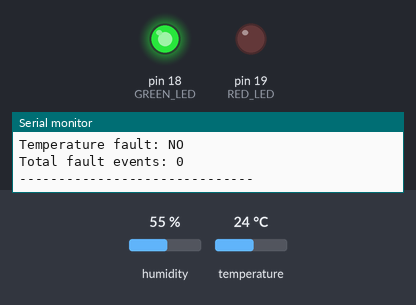
The sketch below on a simulated Arduino Uno, built with avr-gcc and run on an emulated ATmega328P. On the bench: output pins drawn as LEDs (lit = HIGH), the last lines printed to the serial monitor. Dashed ring = blinking. The test bench sets the inputs (shaded band); at power-on: temperature 24 °C, humidity 55 %.

Above: at 6.8 s.
6.9 s: temperature set to 31 °C
15.2 s: temperature set to 34 °C
At 22.62 s:
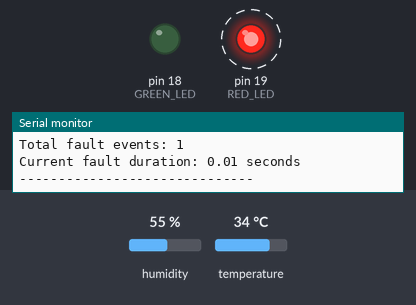
Timing chart, 0 to 30.2 s (numbered marks = the images above; inputs shaded):
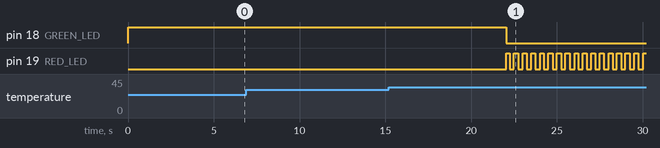

The sketch:

self_diagonizing_device.ino
```cpp
#include "DHT.h"

#define DHTPIN 4
#define DHTTYPE DHT11
#define GREEN_LED 18
#define RED_LED 19

const float TEMP_LIMIT = 32.0;
const int FAIL_LIMIT = 3;
const int HIGH_TEMP_LIMIT = 3;
const int RECOVERY_LIMIT = 3;

const unsigned long READ_INTERVAL = 2000;
const unsigned long BLINK_INTERVAL = 250;

DHT dht(DHTPIN, DHTTYPE);

int failCount = 0;
int highTempCount = 0;
int recoveryCount = 0;
int goodReadings = 0;

bool sensorFault = false;
bool temperatureFault = false;
bool redState = false;
bool previousFault = false;

unsigned long lastRead = 0;
unsigned long lastBlink = 0;
unsigned long systemStart = 0;
unsigned long faultStart = 0;
unsigned long lastFaultDuration = 0;
unsigned long totalFaultDuration = 0;
unsigned long faultEvents = 0;

void setup() {
  Serial.begin(115200);
  dht.begin();

  pinMode(GREEN_LED, OUTPUT);
  pinMode(RED_LED, OUTPUT);

  digitalWrite(GREEN_LED, LOW);
  digitalWrite(RED_LED, LOW);

  systemStart = millis();

  Serial.println("\n==============================");
  Serial.println(" SELF-DIAGNOSING EDGE DEVICE");
  Serial.println("==============================");
  Serial.println("Temperature limit: 32 C");
  Serial.println("Monitoring started");
}

void loop() {
  unsigned long now = millis();

  if (now - lastRead >= READ_INTERVAL) {
    lastRead = now;

    // Measure sensor read execution time
    unsigned long readStart = micros();

    float temperature = dht.readTemperature();
    float humidity = dht.readHumidity();

    unsigned long readDuration = micros() - readStart;

    Serial.println("\n--- Diagnostic Report ---");

    // System uptime
    Serial.print("System uptime: ");
    Serial.print((now - systemStart) / 1000);
    Serial.println(" seconds");

    // Sensor read duration
    Serial.print("Sensor read duration: ");
    Serial.print(readDuration);
    Serial.println(" microseconds");

    // Sensor communication fault detection
    if (isnan(temperature) || isnan(humidity)) {
      failCount++;
      goodReadings = 0;
      recoveryCount = 0;
      highTempCount = 0;

      Serial.print("Consecutive sensor failures: ");
      Serial.println(failCount);

      if (failCount >= FAIL_LIMIT) {
        sensorFault = true;
      }
    } else {
      failCount = 0;

      Serial.print("Temperature: ");
      Serial.print(temperature);
      Serial.println(" C");

      Serial.print("Humidity: ");
      Serial.print(humidity);
      Serial.println(" %");

      // High temperature: 3 consecutive readings above 32 C
      if (temperature > TEMP_LIMIT) {
        highTempCount++;
        recoveryCount = 0;

        Serial.print("High-temperature count: ");
        Serial.println(highTempCount);

        if (highTempCount >= HIGH_TEMP_LIMIT) {
          temperatureFault = true;
        }
      } else {
        highTempCount = 0;

        // Clear temperature fault after 3 safe readings
        if (temperatureFault) {
          recoveryCount++;

          if (recoveryCount >= RECOVERY_LIMIT) {
            temperatureFault = false;
            recoveryCount = 0;
            Serial.println("Temperature fault recovered.");
          }
        }
      }

      // Clear sensor fault after 3 successful readings
      if (sensorFault) {
        goodReadings++;

        if (goodReadings >= RECOVERY_LIMIT) {
          sensorFault = false;
          goodReadings = 0;
          Serial.println("Sensor fault recovered.");
        }
      } else {
        goodReadings = 0;
      }
    }

    // Combined fault state
    bool faultNow = sensorFault || temperatureFault;

    // Start a new fault event
    if (faultNow && !previousFault) {
      faultStart = millis();
      faultEvents++;
      Serial.println("FAULT EVENT STARTED");
    }

    // End a fault event
    if (!faultNow && previousFault) {
      lastFaultDuration = millis() - faultStart;
      totalFaultDuration += lastFaultDuration;

      Serial.print("Last fault duration: ");
      Serial.print(lastFaultDuration / 1000.0, 2);
      Serial.println(" seconds");

      Serial.print("Total fault duration: ");
      Serial.print(totalFaultDuration / 1000.0, 2);
      Serial.println(" seconds");

      Serial.println("FAULT EVENT ENDED");
    }

    previousFault = faultNow;

    Serial.print("Sensor fault: ");
    Serial.println(sensorFault ? "YES" : "NO");

    Serial.print("Temperature fault: ");
    Serial.println(temperatureFault ? "YES" : "NO");

    Serial.print("Total fault events: ");
    Serial.println(faultEvents);

    // Show current fault duration while fault is active
    if (faultNow) {
      Serial.print("Current fault duration: ");
      Serial.print((millis() - faultStart) / 1000.0, 2);
      Serial.println(" seconds");
    }

    Serial.println("------------------------------");
  }

  // LED indicators
  bool fault = sensorFault || temperatureFault;

  if (fault) {
    digitalWrite(GREEN_LED, LOW);

    if (now - lastBlink >= BLINK_INTERVAL) {
      lastBlink = now;
      redState = !redState;
      digitalWrite(RED_LED, redState);
    }
  } else {
    digitalWrite(RED_LED, LOW);
    digitalWrite(GREEN_LED, HIGH);
    redState = false;
  }
}
```

Measured:
- the behaviour switches between 32 and 33 °C on temperature (found by bisection; images 0 and 1)
- after the input at 15.2 s, pin 18 (GREEN_LED): HIGH → LOW after 6.8 s; pin 19 (RED_LED): alternates HIGH for 0.25 s and LOW for 0.25 s, starting after 6.8 s
